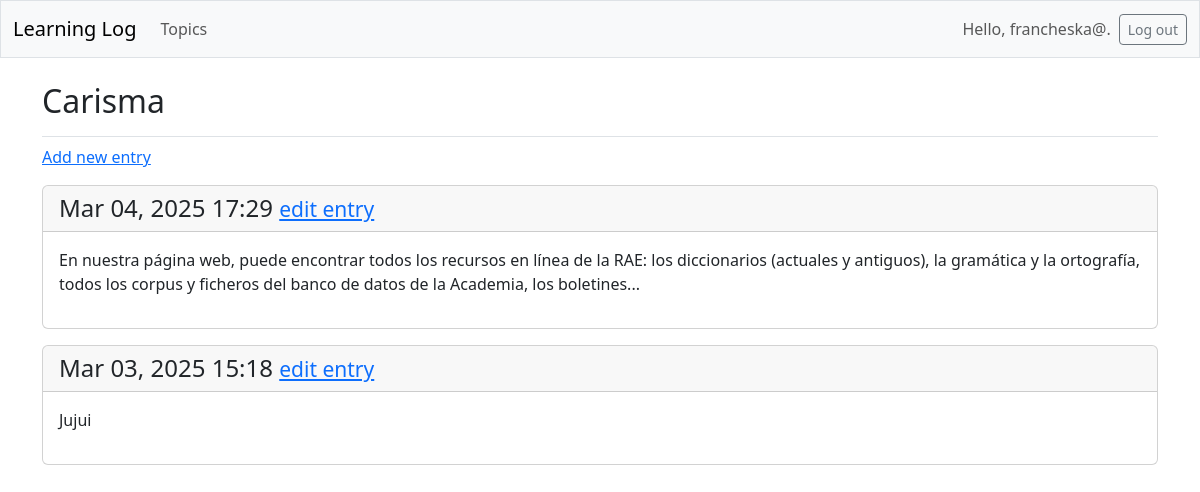
Page /topics/7/ (signed in) on the committed database.
### learning_logs/models.py (models this page shows, shortened)
class Topic(models.Model):
    text = models.CharField(max_length=200)
    date_added = models.DateTimeField(auto_now_add=True)
    owner = models.ForeignKey(User, on_delete=models.CASCADE)    # Clave foranea con el modelo de user

class Entry(models.Model):
    topic = models.ForeignKey(Topic, on_delete=models.CASCADE)
    text = models.TextField()
    date_added = models.DateTimeField(auto_now_add=True)
    class Meta:
        verbose_name_plural = 'entries'

### learning_logs/views.py (the view)
# urls.py: path('topics/<int:topic_id>/', views.topic, name='topic'),
@login_required
def topic(request, topic_id):
    topic = Topic.objects.get(id=topic_id)
    if topic.owner != request.user:
        raise Http404
    entries = topic.entry_set.order_by('-date_added')
    context = {'topic': topic, 'entries': entries}
    return render(request, 'learning_logs/topic.html', context)

### learning_logs/templates/learning_logs/topic.html
{% extends 'learning_logs/base.html' %}
{% block page_header %}
<h2>{{ topic.text }}</h2>
{% endblock page_header %}
{% block content %}
<p>
    <a href="{% url 'learning_logs:new_entry' topic.id %}">Add new entry</a>
</p>
{% for entry in entries %}
<div class="card mb-3">
     <h4 class="card-header">
         {{ entry.date_added|date:'M d, Y H:i' }}
         <small><a href="{% url 'learning_logs:edit_entry' entry.id %}">edit entry</a></small>
        </h4>
         <div class="card-body">{{ entry.text|linebreaks }}</div>
    </div>
    {% empty %}
    <p>There are no entried for thid topic yet.</p>
    {% endfor %}
    {% endblock content %}

### learning_logs/templates/learning_logs/base.html (shortened to what this page needs)
<!doctype html>
<html lang="en">
<head>
  {% load django_bootstrap5 %}
  {% bootstrap_css %}
</head>
<body>
  <nav class="navbar navbar-expand-md navbar-light bg-light mb-4 border">
    <div class="container-fluid">
      <a class="navbar-brand" href="{% url 'learning_logs:index' %}">
          Learning Log</a>
      <div class="collapse navbar-collapse" id="navbarCollapse">
        <ul class="navbar-nav me-auto mb-2 mb-md-0">
          <li class="nav-item">
            <a class="nav-link" href="{% url 'learning_logs:topics' %}">
              Topics</a></li>
        </ul>
        <ul class="navbar-nav ms-auto mb-2 mb-md-0">
          {% if user.is_authenticated %}
            <li class="nav-item">
              <span class="navbar-text me-2">Hello, {{ user.username }}.
                </span></li>
          {% endif %}
        </ul>
        {% if user.is_authenticated %}
          <form action="{% url 'accounts:logout' %}" method='post'>
            <button name='submit' class='btn btn-outline-secondary btn-sm'>
              Log out</button>
          </form>
        {% endif %}
      </div>
    </div>
  </nav>
  <main class="container">
    <div class="pb-2 mb-2 border-bottom">
      {% block page_header %}{% endblock page_header %}
    </div>
    <div>
      {% block content %}{% endblock content %}
    </div>
  </main>
</body>
</html>

### rows in the picture
Topic: text "Carisma"
Entry: date_added "Mar 04, 2025 17:29", text "En nuestra página web, puede encontrar todos los recursos en línea de la RAE: los diccionarios (actuales y antiguos), la gramática y la ortografía, todos los corpus y ficheros del banco de datos de la Academia, los boletines..."
Entry: date_added "Mar 03, 2025 15:18", text "Jujui"

### other values in the picture
{{ user.username }} "francheska@"
